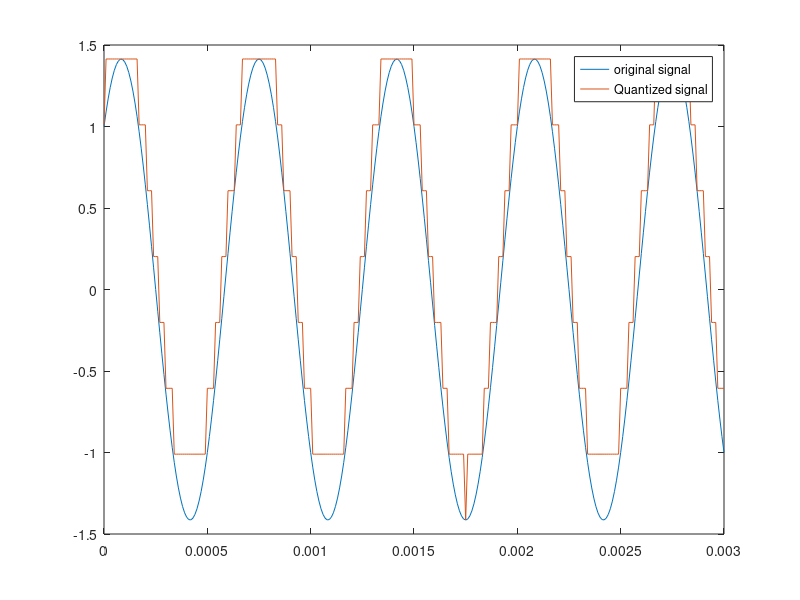

Here is the MATLAB script that generated this plot:
Ts = 0.0001;
t = 0: .00001 : 30 * Ts;
sig = sin(3000 * pi * t) + cos(3000 * pi * t);
maxsig = max(sig); %signal max
interv = 2 * maxsig / (2^3-1);
u = maxsig + interv;
partition = [-maxsig : interv : maxsig];
codebook = [-maxsig : interv : u];
[index, quants] = quantiz(sig, partition, codebook);
plot(t, sig, '-', t, quants, '-');
legend('original signal', 'Quantized signal');